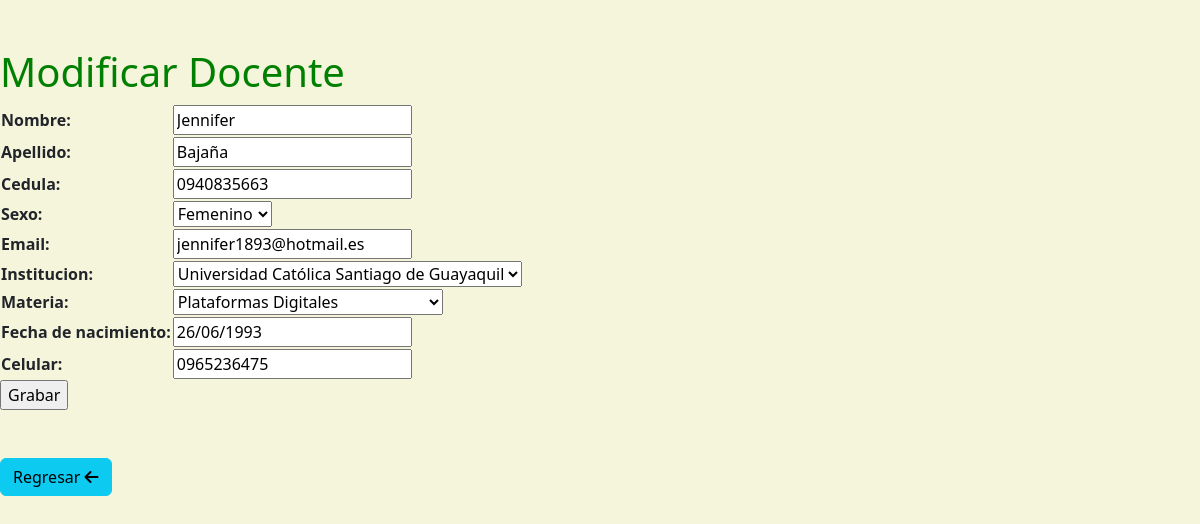
Screenshot of /modificar_docente/6 with the database file from the repository.
### docentes/models.py (models this page shows, shortened)
class Docente(models.Model):
    SEXO = [
        ("M", "Masculino"),
        ("F", "Femenino"),
    ]
    nombre = models.CharField(max_length=20)
    apellido = models.CharField(max_length=20)
    cedula = models.CharField(max_length=10)
    sexo = models.CharField(max_length=1, choices=SEXO, null=True)
    email = models.CharField(max_length=50)
    institucion = models.ForeignKey(Institucion, on_delete=models.SET_NULL, null=True)
    materia = models.ForeignKey(Materia, on_delete=models.SET_NULL, null=True)
    fecha_de_nacimiento = models.CharField(max_length=50)
    celular = models.CharField(max_length=10)
    activo = models.BooleanField(default=True)

class Institucion(models.Model):
    nombre = models.CharField(max_length=100, null=True)
    direccion = models.CharField(max_length=100, null=True)
    numero = models.CharField(max_length=10, null=True)
    def __str__(self):
        return f'{self.nombre}'

class Materia(models.Model):
    nombre = models.CharField(max_length=100)
    horas = models.IntegerField(null=True)
    institucion = models.ForeignKey(Institucion, on_delete=models.SET_NULL, null=True)
    alumno = models.ForeignKey(Alumno, on_delete=models.SET_NULL, null=True)
    def __str__(self):
        return f'{self.nombre}'

### docentes/views.py (the view)
# urls.py: path('modificar_docente/<int:id>', modificar_docente),
def modificar_docente(request, id):
    pagina = loader.get_template('docentes/modificar.html')
    docente = get_object_or_404(Docente, pk=id)
    if request.method == 'GET':
        formulario = DocenteFormulario(instance=docente)
    elif request.method == 'POST':
        formulario = DocenteFormulario(request.POST, instance=docente )
        if formulario.is_valid():
            formulario.save()
            return redirect('inicio')
    datos = {'formulario': formulario}
    return HttpResponse(pagina.render(datos, request))

### docentes/templates/docentes/modificar.html (shortened to what this page needs)
<!DOCTYPE html>
<html lang="en">
<head>
    {% load static %}
    <link href="{% static 'fontawesomefree/css/fontawesome.css' %}" rel="stylesheet" type="text/css">
    <link href="{% static 'fontawesomefree/css/brands.css' %}" rel="stylesheet" type="text/css">
    <link href="{% static 'fontawesomefree/css/solid.css' %}" rel="stylesheet" type="text/css">
    <link href="https://cdn.jsdelivr.net/npm/bootstrap@5.3.2/dist/css/bootstrap.min.css" rel="stylesheet">
</head>
<body>
    <br>
    <br>
<h1>Modificar Docente</h1>
    <form method="POST">
        <table>{{formulario}}</table>
        <input type="submit" value="Grabar">
    </form>
    <br>
    <br>
<a href="{%url 'inicio'%}" class="btn btn-info">Regresar <i class="fa-solid fa-arrow-left"></i></a><br>
</body>
</html>

### docentes/templates/docentes/modificar.html (style rules this page uses)
body { background-color:beige; }
h1 { color:green; }

### rows the page displays
Docente: nombre "Jennifer", apellido "Bajaña", cedula "0940835663", sexo "Femenino", email "jennifer1893@hotmail.es", institucion "Universidad Católica Santiago de Guayaquil", materia "Plataformas Digitales", fecha_de_nacimiento "26/06/1993", celular "0965236475"
